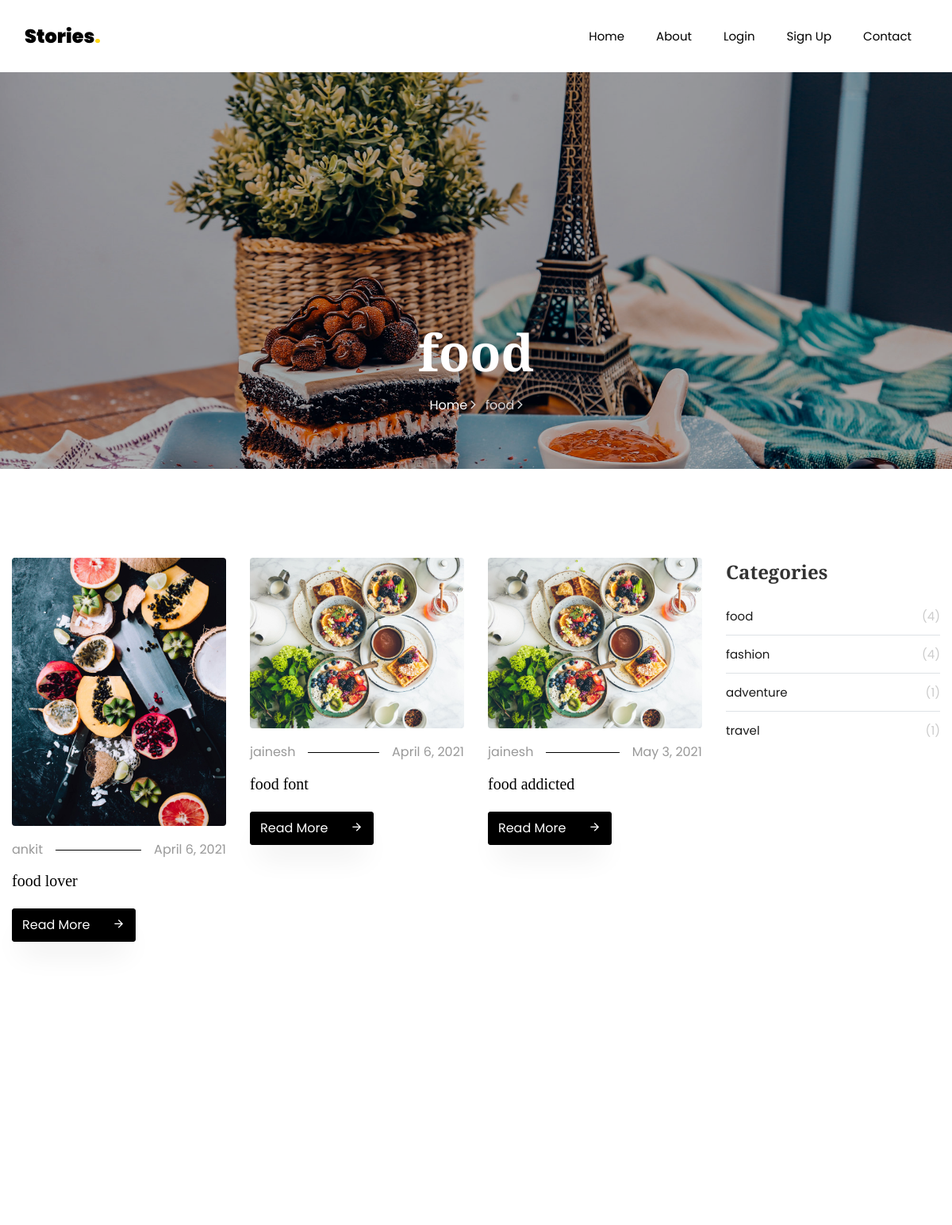
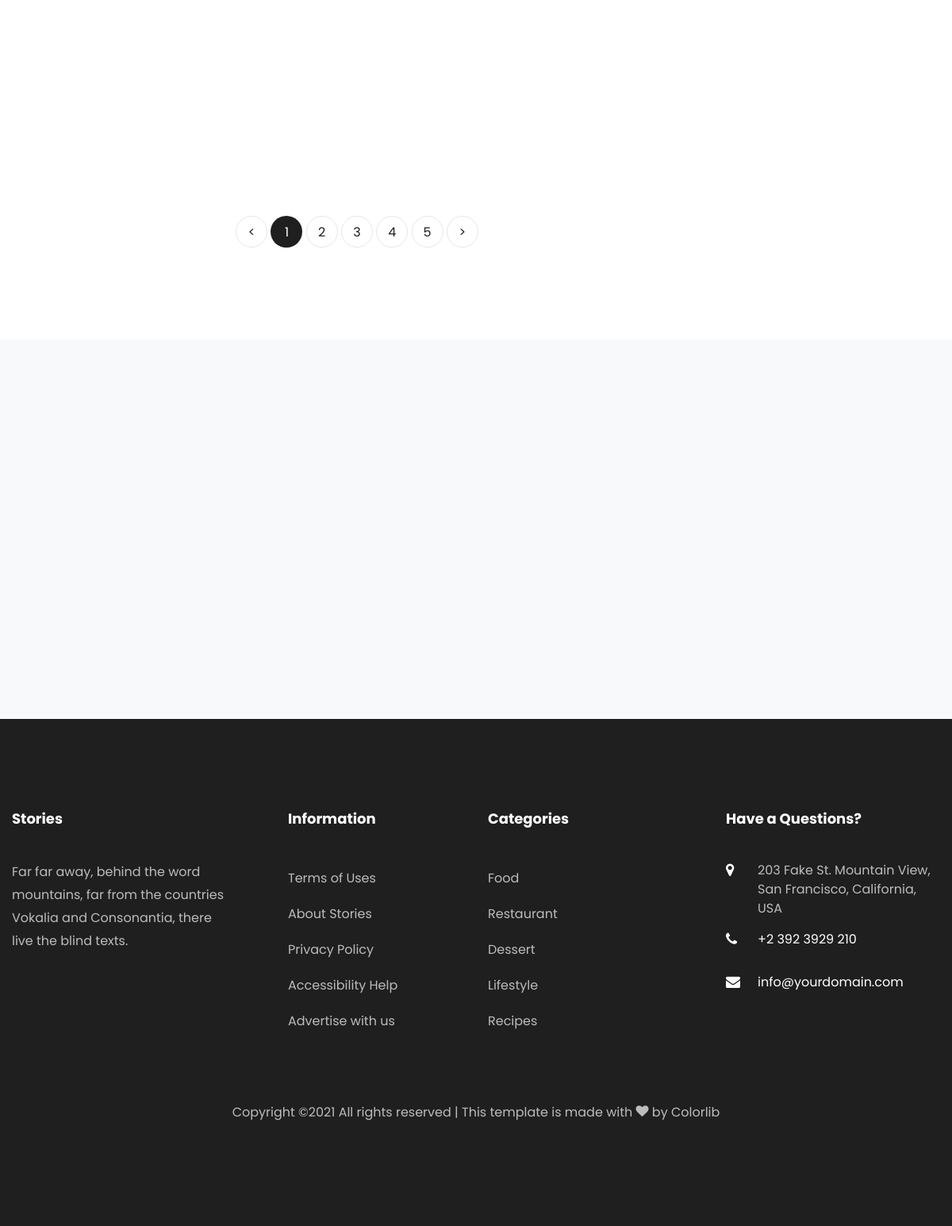
/category_detail/1/, run on the app's committed database (2 pictures, top to bottom).
### blogapp/models.py (models this page shows, shortened)
class Category(models.Model):
     name = models.CharField(max_length=100, null=True)

class BlogModel(models.Model):
    category = models.ForeignKey(Category, on_delete=models.CASCADE, null=True)
    usr = models.ForeignKey(User, on_delete=models.CASCADE, null=True)
    title = models.CharField(max_length=100, null=True)
    short = models.TextField(null=True)
    long = models.TextField(null=True)
    image = models.FileField(null=True)
    date = models.DateField(null=True)

### blogapp/views.py (the view)
# urls.py: path('category_detail/<int:cid>/', categortyBlog, name="cateblog"),
def categortyBlog(request, cid):
    allcategory = Category.objects.all()
    catedata = Category.objects.get(id = cid)
    cateblog = BlogModel.objects.filter(category = catedata)
    d = {"cateblog":cateblog, "catedata":catedata, "allcategory":allcategory}
    return render(request, 'category_blog.html', d)

### blogapp/templates/category_blog.html (shortened to what this page needs)
<html>
  <head>
  </head>
</html>
{% extends 'nav-footer.html'%}
	{% load static %}
	{% block sectionData %}
    <section class="hero-wrap hero-wrap-2" style="background-image: url({% static 'images/bg_4.jpg' %});">
      <div class="overlay"></div>
      <div class="container">
        <div class="row no-gutters slider-text align-items-end justify-content-center">
          <div class="col-md-9 ftco-animate pb-5 text-center">
            <h1 class="mb-3 bread">{{ catedata.name }}</h1>
            <p class="breadcrumbs"><span class="mr-2"><a href="{% url 'home' %}">Home <i class="ion-ios-arrow-forward"></i></a></span> <span>{{ catedata.name }} <i class="ion-ios-arrow-forward"></i></span></p>
          </div>
        </div>
      </div>
    </section>
    <section class="ftco-section">
    	<div class="container">
        <div class="row">
        	<div class="col-lg-9">
        		<div class="row">
					{% for i in cateblog %}
        			<div class="col-md-4 ftco-animate">
    						<div class="blog-entry">
		    					<a href="{% url 'detail' i.id %}" class="img-2"><img src="{{ i.image.url }}" class="img-fluid" alt="Colorlib Template"></a>
			    				<div class="text pt-3">
	    							<p class="meta d-flex"><span class="pr-3">{{ i.usr.first_name }}</span><span class="ml-auto pl-3">{{ i.date }}</span></p>
	    							<h3><a href="{% url 'detail' i.id %}">{{ i.title }}</a></h3>
	    							<p class="mb-0"><a href="{% url 'detail' i.id %}" class="btn btn-black py-2">Read More <span class="icon-arrow_forward ml-4"></span></a></p>
	    						</div>
		    				</div>
    				</div>
					{% endfor %}
        		</div>
        		<div class="row mt-5">
		          <div class="col text-center">
		            <div class="block-27">
		              <ul>
		                <li><a href="#">&lt;</a></li>
		                <li class="active"><span>1</span></li>
		                <li><a href="#">2</a></li>
		                <li><a href="#">3</a></li>
		                <li><a href="#">4</a></li>
		                <li><a href="#">5</a></li>
		                <li><a href="#">&gt;</a></li>
		              </ul>
		            </div>
		          </div>
		        </div>
        	</div>
        	<div class="col-lg-3">
        		<div class="sidebar-box ftco-animate">
	        		<ul class="categories">
						<h3 class="heading mb-4">Categories</h3>
						{% for i in allcategory %}
						<li><a href="{% url 'cateblog' i.id %}">{{ i.name }}<span>({{ i.blogmodel_set.count }})</span></a></li>
						{% endfor %}
					  </ul>
            </div>
        	</div>
        </div>
    	</div>
    </section>
		<section class="ftco-subscribe ftco-section bg-light">
      <div class="overlay">
        <div class="container">
          <div class="row d-flex justify-content-center">
          </div>
        </div>
      </div>
    </section>
{% endblock %}

### blogapp/templates/nav-footer.html (shortened to what this page needs)
<!DOCTYPE html>
<html lang="en">
  <head>
	  {% load static %}
    <link rel="stylesheet" href="{% static 'css/open-iconic-bootstrap.min.css' %}">
    <link rel="stylesheet" href="{% static 'css/animate.css' %}">
    <link rel="stylesheet" href="{% static 'css/owl.carousel.min.css' %}">
    <link rel="stylesheet" href="{% static 'css/owl.theme.default.min.css' %}">
    <link rel="stylesheet" href="{% static 'css/magnific-popup.css' %}">
    <link rel="stylesheet" href="{% static 'css/aos.css' %}">
    <link rel="stylesheet" href="{% static 'css/ionicons.min.css' %}">
    <link rel="stylesheet" href="{% static 'css/flaticon.css' %}">
    <link rel="stylesheet" href="{% static 'css/icomoon.css' %}">
    <link rel="stylesheet" href="{% static 'css/style.css' %}">
  </head>
  <body>
	  <nav class="navbar navbar-expand-lg navbar-dark bg-dark ftco-navbar-light" id="ftco-navbar">
	    <div class="container">
	      <a class="navbar-brand" href="">Stories<span>.</span></a><a class="navbar-brand" href="{% url 'userpanel' %}">{{ request.user.username }}</a>
	      <div class="collapse navbar-collapse" id="ftco-nav">
	        <ul class="navbar-nav ml-auto">
	          <li class="nav-item"><a href="{% url 'home' %}" class="nav-link">Home</a></li>
	          <li class="nav-item"><a href="{% url 'about' %}" class="nav-link">About</a></li>
              {% if not request.user.is_authenticated %}
                <li class="nav-item"><a href="{% url 'login' %}" class="nav-link">Login</a></li>
                <li class="nav-item"><a href="{% url 'signup' %}" class="nav-link">Sign Up</a></li>
              {% else %}
                <li class="nav-item"><a href="{% url 'logout' %}" class="nav-link">Logout</a></li>
              {% endif %}
	          <li class="nav-item"><a href="{% url 'contact' %}" class="nav-link">Contact</a></li>
	        </ul>
	      </div>
	    </div>
	  </nav>
{% block sectionData %}
{% endblock %}
    <footer class="ftco-footer ftco-footer-2 ftco-section">
        <div class="container">
          <div class="row mb-5">
            <div class="col-md">
              <div class="ftco-footer-widget mb-4">
                <h2 class="ftco-heading-2">Stories</h2>
                <p>Far far away, behind the word mountains, far from the countries Vokalia and Consonantia, there live the blind texts.</p>
                <ul class="ftco-footer-social list-unstyled float-md-left float-lft mt-5">
                </ul>
              </div>
            </div>
            <div class="col-md">
              <div class="ftco-footer-widget mb-4 ml-md-5">
                <h2 class="ftco-heading-2">Information</h2>
                <ul class="list-unstyled">
                  <li><a href="#" class="py-2 d-block">Terms of Uses</a></li>
                  <li><a href="#" class="py-2 d-block">About Stories</a></li>
                  <li><a href="#" class="py-2 d-block">Privacy Policy</a></li>
                  <li><a href="#" class="py-2 d-block">Accessibility Help</a></li>
                  <li><a href="#" class="py-2 d-block">Advertise with us</a></li>
                </ul>
              </div>
            </div>
            <div class="col-md">
               <div class="ftco-footer-widget mb-4">
                <h2 class="ftco-heading-2">Categories</h2>
                <ul class="list-unstyled">
                  <li><a href="#" class="py-2 d-block">Food</a></li>
                  <li><a href="#" class="py-2 d-block">Restaurant</a></li>
                  <li><a href="#" class="py-2 d-block">Dessert</a></li>
                  <li><a href="#" class="py-2 d-block">Lifestyle</a></li>
                  <li><a href="#" class="py-2 d-block">Recipes</a></li>
                </ul>
              </div>
            </div>
            <div class="col-md">
              <div class="ftco-footer-widget mb-4">
                  <h2 class="ftco-heading-2">Have a Questions?</h2>
                  <div class="block-23 mb-3">
                    <ul>
                      <li><span class="icon icon-map-marker"></span><span class="text">203 Fake St. Mountain View, San Francisco, California, USA</span></li>
                      <li><a href="#"><span class="icon icon-phone"></span><span class="text">+2 392 3929 210</span></a></li>
                      <li><a href="#"><span class="icon icon-envelope"></span><span class="text">info@yourdomain.com</span></a></li>
                    </ul>
                  </div>
              </div>
            </div>
          </div>
          <div class="row">
            <div class="col-md-12 text-center">
              <p>
    Copyright &copy;<script>document.write(new Date().getFullYear());</script> All rights reserved | This template is made with <i class="icon-heart color-danger" aria-hidden="true"></i> by <a href="https://colorlib.com" target="_blank">Colorlib</a>
    </p>
            </div>
          </div>
        </div>
      </footer>
    </body>
  </html>

### blogapp/static/css/icomoon.css (style rules this page uses)
[class^="icon-"], [class*=" icon-"] { font-family: 'icomoon' !important; speak: none; font-style: normal; font-weight: normal; font-variant: normal; text-transform: none; line-height: 1; -webkit-font-smoothing: antialiased; -moz-osx-font-smoothing: grayscale; }
.icon-heart:before { content: "\f004"; }
.icon-map-marker:before { content: "\f041"; }
.icon-phone:before { content: "\f095"; }
.icon-envelope:before { content: "\f0e0"; }
.icon-arrow_forward:before { content: "\e5c8"; }

### data on the page
Category: name "food", blogmodel_set.count "4"
BlogModel: image (picture), usr.first_name "ankit", date "April 6, 2021", title "food lover"
BlogModel: image (picture), usr.first_name "jainesh", date "April 6, 2021", title "food font"
BlogModel: image (picture), usr.first_name "jainesh", date "May 3, 2021", title "food addicted"
Category: name "fashion", blogmodel_set.count "4"
Category: name "adventure", blogmodel_set.count "1"
Category: name "travel", blogmodel_set.count "1"
